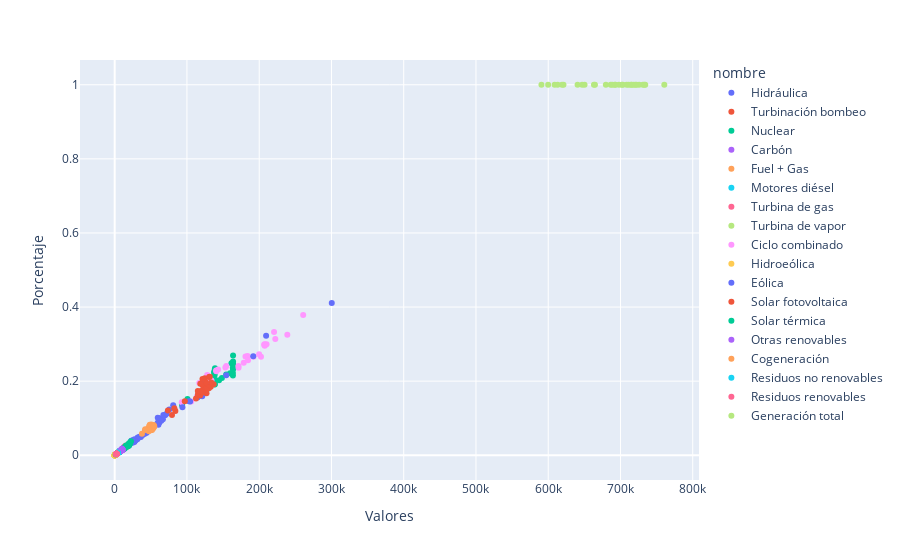

The notebook cell saved with this chart:
### Code cell
px.scatter(data_frame= df_generacion,
           x = 'Valores',
           y = 'Porcentaje',
           color = 'nombre',
           hover_name= 'nombre' )

### Figure 1 — Plotly figure (JSON) as saved in the notebook; plotly's stock layout.template omitted (floating-point values rounded to 4 significant figures)
{"data": [{"hovertemplate": "<b>%{hovertext}</b><br><br>nombre=Hidráulica<br>Valores=%{x}<br>Porcentaje=%{y}<extra></extra>", "hovertext": ["Hidráulica", "Hidráulica", "Hidráulica", "Hidráulica", "Hidráulica", "Hidráulica", "Hidráulica", "Hidráulica", "Hidráulica", "Hidráulica", "Hidráulica", "Hidráulica", "Hidráulica", "Hidráulica", "Hidráulica", "Hidráulica", "Hidráulica", "Hidráulica", "Hidráulica", "Hidráulica", "Hidráulica", "Hidráulica", "Hidráulica", "Hidráulica", "Hidráulica", "Hidráulica", "Hidráulica", "Hidráulica", "Hidráulica", "Hidráulica", "Hidráulica"], "legendgroup": "Hidráulica", "marker": {"color": "#636efa", "symbol": "circle"}, "mode": "markers", "name": "Hidráulica", "orientation": "v", "showlegend": true, "type": "scatter", "x": [22680.0, 34410.0, 36180.0, 27250.0, 24810.0, 31050.0, 24150.0, 15560.0, 31780.0, 33070.0, 29080.0, 20210.0, 31120.0, 24340.0, 23310.0, 38970.0, 40810.0, 44280.0, 41710.0, 43510.0, 27450.0, 23510.0, 25840.0, 27090.0, 27620.0, 38750.0, 41530.0, 24530.0, 22870.0, 41940.0, 43710.0], "xaxis": "x", "y": [0.03505, 0.04972, 0.04928, 0.03583, 0.03384, 0.04415, 0.03967, 0.02393, 0.04781, 0.04712, 0.0407, 0.02765, 0.04334, 0.03918, 0.03886, 0.05733, 0.05945, 0.06101, 0.05775, 0.06234, 0.04285, 0.03798, 0.03612, 0.03808, 0.03833, 0.05468, 0.05992, 0.04002, 0.03873, 0.06323, 0.06346], "yaxis": "y"}, {"hovertemplate": "<b>%{hovertext}</b><br><br>nombre=Turbinación bombeo<br>Valores=%{x}<br>Porcentaje=%{y}<extra></extra>", "hovertext": ["Turbinación bombeo", "Turbinación bombeo", "Turbinación bombeo", "Turbinación bombeo", "Turbinación bombeo", "Turbinación bombeo", "Turbinación bombeo", "Turbinación bombeo", "Turbinación bombeo", "Turbinación bombeo", "Turbinación bombeo", "Turbinación bombeo", "Turbinación bombeo", "Turbinación bombeo", "Turbinación bombeo", "Turbinación bombeo", "Turbinación bombeo", "Turbinación bombeo", "Turbinación bombeo", "Turbinación bombeo", "Turbinación bombeo", "Turbinación bombeo", "Turbinación bombeo", "Turbinación bombeo", "Turbinación bombeo", "Turbinación bombeo", "Turbinación bombeo", "Turbinación bombeo", "Turbinación bombeo", "Turbinación bombeo", "Turbinación bombeo"], "legendgroup": "Turbinación bombeo", "marker": {"color": "#EF553B", "symbol": "circle"}, "mode": "markers", "name": "Turbinación bombeo", "orientation": "v", "showlegend": true, "type": "scatter", "x": [12420.0, 5242.0, 4400.0, 7141.0, 8771.0, 10600.0, 10800.0, 11030.0, 15820.0, 7985.0, 12820.0, 16810.0, 17310.0, 16400.0, 14720.0, 14650.0, 10640.0, 12960.0, 11140.0, 11970.0, 17000.0, 15330.0, 13880.0, 10750.0, 13200.0, 7383.0, 10280.0, 12320.0, 13200.0, 13080.0, 10480.0], "xaxis": "x", "y": [0.0192, 0.007574, 0.005993, 0.009387, 0.01197, 0.01507, 0.01774, 0.01696, 0.0238, 0.01138, 0.01794, 0.02299, 0.02411, 0.0264, 0.02454, 0.02155, 0.01549, 0.01786, 0.01542, 0.01715, 0.02653, 0.02476, 0.0194, 0.01512, 0.01831, 0.01042, 0.01483, 0.0201, 0.02234, 0.01972, 0.01522], "yaxis": "y"}, {"hovertemplate": "<b>%{hovertext}</b><br><br>nombre=Nuclear<br>Valores=%{x}<br>Porcentaje=%{y}<extra></extra>", "hovertext": ["Nuclear", "Nuclear", "Nuclear", "Nuclear", "Nuclear", "Nuclear", "Nuclear", "Nuclear", "Nuclear", "Nuclear", "Nuclear", "Nuclear", "Nuclear", "Nuclear", "Nuclear", "Nuclear", "Nuclear", "Nuclear", "Nuclear", "Nuclear", "Nuclear", "Nuclear", "Nuclear", "Nuclear", "Nuclear", "Nuclear", "Nuclear", "Nuclear", "Nuclear", "Nuclear", "Nuclear"], "legendgroup": "Nuclear", "marker": {"color": "#00cc96", "symbol": "circle"}, "mode": "markers", "name": "Nuclear", "orientation": "v", "showlegend": true, "type": "scatter", "x": [163800.0, 163500.0, 163500.0, 163600.0, 162700.0, 163700.0, 163800.0, 161600.0, 163900.0, 164100.0, 144400.0, 115400.0, 127700.0, 139100.0, 138500.0, 138500.0, 138800.0, 138500.0, 138400.0, 138300.0, 138200.0, 137700.0, 138000.0, 148400.0, 159600.0, 154300.0, 137000.0, 137700.0, 138800.0, 100700.0, 93270.0], "xaxis": "x", "y": [0.2532, 0.2362, 0.2227, 0.2151, 0.222, 0.2328, 0.2691, 0.2485, 0.2466, 0.2338, 0.2021, 0.1579, 0.1778, 0.2239, 0.2309, 0.2038, 0.2022, 0.1908, 0.1916, 0.1982, 0.2157, 0.2224, 0.1929, 0.2086, 0.2216, 0.2178, 0.1977, 0.2246, 0.235, 0.1518, 0.1354], "yaxis": "y"}, {"hovertemplate": "<b>%{hovertext}</b><br><br>nombre=Carbón<br>Valores=%{x}<br>Porcentaje=%{y}<extra></extra>", "hovertext": ["Carbón", "Carbón", "Carbón", "Carbón", "Carbón", "Carbón", "Carbón", "Carbón", "Carbón", "Carbón", "Carbón", "Carbón", "Carbón", "Carbón", "Carbón", "Carbón", "Carbón", "Carbón", "Carbón", "Carbón", "Carbón", "Carbón", "Carbón", "Carbón", "Carbón", "Carbón", "Carbón", "Carbón", "Carbón", "Carbón", "Carbón"], "legendgroup": "Carbón", "marker": {"color": "#ab63fa", "symbol": "circle"}, "mode": "markers", "name": "Carbón", "orientation": "v", "showlegend": true, "type": "scatter", "x": [11480.0, 13140.0, 12800.0, 12730.0, 12940.0, 12410.0, 12100.0, 11520.0, 12920.0, 11970.0, 12900.0, 13550.0, 13200.0, 11660.0, 10730.0, 15120.0, 19460.0, 19890.0, 19830.0, 20140.0, 12660.0, 12120.0, 13780.0, 12720.0, 13600.0, 12800.0, 12860.0, 11370.0, 12240.0, 16360.0, 18240.0], "xaxis": "x", "y": [0.01774, 0.01899, 0.01743, 0.01673, 0.01765, 0.01764, 0.01987, 0.01772, 0.01944, 0.01706, 0.01806, 0.01854, 0.01839, 0.01877, 0.01788, 0.02224, 0.02835, 0.0274, 0.02746, 0.02885, 0.01975, 0.01958, 0.01926, 0.01788, 0.01887, 0.01806, 0.01855, 0.01855, 0.02072, 0.02467, 0.02648], "yaxis": "y"}, {"hovertemplate": "<b>%{hovertext}</b><br><br>nombre=Fuel + Gas<br>Valores=%{x}<br>Porcentaje=%{y}<extra></extra>", "hovertext": ["Fuel + Gas"], "legendgroup": "Fuel + Gas", "marker": {"color": "#FFA15A", "symbol": "circle"}, "mode": "markers", "name": "Fuel + Gas", "orientation": "v", "showlegend": true, "type": "scatter", "x": [-0.001], "xaxis": "x", "y": [1.388e-09], "yaxis": "y"}, {"hovertemplate": "<b>%{hovertext}</b><br><br>nombre=Motores diésel<br>Valores=%{x}<br>Porcentaje=%{y}<extra></extra>", "hovertext": ["Motores diésel", "Motores diésel", "Motores diésel", "Motores diésel", "Motores diésel", "Motores diésel", "Motores diésel", "Motores diésel", "Motores diésel", "Motores diésel", "Motores diésel", "Motores diésel", "Motores diésel", "Motores diésel", "Motores diésel", "Motores diésel", "Motores diésel", "Motores diésel", "Motores diésel", "Motores diésel", "Motores diésel", "Motores diésel", "Motores diésel", "Motores diésel", "Motores diésel", "Motores diésel", "Motores diésel", "Motores diésel", "Motores diésel", "Motores diésel", "Motores diésel"], "legendgroup": "Motores diésel", "marker": {"color": "#19d3f3", "symbol": "circle"}, "mode": "markers", "name": "Motores diésel", "orientation": "v", "showlegend": true, "type": "scatter", "x": [8002.0, 8176.0, 7349.0, 6942.0, 6896.0, 7183.0, 7680.0, 6553.0, 6491.0, 6681.0, 7016.0, 6738.0, 6893.0, 6408.0, 6303.0, 7001.0, 6416.0, 5919.0, 5954.0, 7659, 7695.0, 6580.0, 7236.0, 7788.0, 7230.0, 7839.0, 7955.0, 7535.0, 7311.0, 8277.0, 8367.0], "xaxis": "x", "y": [0.01237, 0.01181, 0.01001, 0.009127, 0.009407, 0.01021, 0.01261, 0.01008, 0.009766, 0.009518, 0.00982, 0.009218, 0.009599, 0.01032, 0.01051, 0.0103, 0.009346, 0.008155, 0.008243, 0.01097, 0.01201, 0.01063, 0.01011, 0.01095, 0.01003, 0.01106, 0.01148, 0.01229, 0.01238, 0.01248, 0.01215], "yaxis": "y"}, {"hovertemplate": "<b>%{hovertext}</b><br><br>nombre=Turbina de gas<br>Valores=%{x}<br>Porcentaje=%{y}<extra></extra>", "hovertext": ["Turbina de gas", "Turbina de gas", "Turbina de gas", "Turbina de gas", "Turbina de gas", "Turbina de gas", "Turbina de gas", "Turbina de gas", "Turbina de gas", "Turbina de gas", "Turbina de gas", "Turbina de gas", "Turbina de gas", "Turbina de gas", "Turbina de gas", "Turbina de gas", "Turbina de gas", "Turbina de gas", "Turbina de gas", "Turbina de gas", "Turbina de gas", "Turbina de gas", "Turbina de gas", "Turbina de gas", "Turbina de gas", "Turbina de gas", "Turbina de gas", "Turbina de gas", "Turbina de gas", "Turbina de gas", "Turbina de gas"], "legendgroup": "Turbina de gas", "marker": {"color": "#FF6692", "symbol": "circle"}, "mode": "markers", "name": "Turbina de gas", "orientation": "v", "showlegend": true, "type": "scatter", "x": [1915.0, 2598.0, 2802.0, 2773.0, 2751.0, 3074.0, 2142.0, 1995.0, 3068.0, 2371.0, 2011.0, 1744.0, 1559.0, 1222.0, 1361.0, 1900.0, 2318.0, 2090.0, 1939.0, 1689.0, 2080.0, 1659.0, 2860.0, 3299.0, 3058.0, 3402.0, 2838.0, 2113.0, 2138.0, 3442.0, 3338.0], "xaxis": "x", "y": [0.00296, 0.003754, 0.003815, 0.003646, 0.003753, 0.004371, 0.003517, 0.003068, 0.004615, 0.003379, 0.002815, 0.002386, 0.002171, 0.001968, 0.002269, 0.002795, 0.003377, 0.00288, 0.002685, 0.00242, 0.003247, 0.00268, 0.003997, 0.004638, 0.004245, 0.004801, 0.004094, 0.003446, 0.00362, 0.005189, 0.004847], "yaxis": "y"}, {"hovertemplate": "<b>%{hovertext}</b><br><br>nombre=Turbina de vapor<br>Valores=%{x}<br>Porcentaje=%{y}<extra></extra>", "hovertext": ["Turbina de vapor", "Turbina de vapor", "Turbina de vapor", "Turbina de vapor", "Turbina de vapor", "Turbina de vapor", "Turbina de vapor", "Turbina de vapor", "Turbina de vapor", "Turbina de vapor", "Turbina de vapor", "Turbina de vapor", "Turbina de vapor", "Turbina de vapor", "Turbina de vapor", "Turbina de vapor", "Turbina de vapor", "Turbina de vapor", "Turbina de vapor", "Turbina de vapor", "Turbina de vapor", "Turbina de vapor", "Turbina de vapor", "Turbina de vapor", "Turbina de vapor", "Turbina de vapor", "Turbina de vapor", "Turbina de vapor", "Turbina de vapor", "Turbina de vapor", "Turbina de vapor"], "legendgroup": "Turbina de vapor", "marker": {"color": "#B6E880", "symbol": "circle"}, "mode": "markers", "name": "Turbina de vapor", "orientation": "v", "showlegend": true, "type": "scatter", "x": [4250.0, 4804.0, 3974.0, 3295.0, 2695.0, 2756.0, 2921.0, 2875.0, 3207.0, 3308.0, 3272.0, 3409.0, 3504.0, 3310.0, 3177.0, 4153.0, 3578.0, 3393.0, 3515.0, 4475.0, 3879.0, 3686.0, 3804.0, 3988.0, 4626.0, 4715.0, 4919.0, 4981.0, 4575.0, 4451.0, 4839.0], "xaxis": "x", "y": [0.006569, 0.006941, 0.005412, 0.004332, 0.003677, 0.003919, 0.004797, 0.004421, 0.004825, 0.004713, 0.004579, 0.004663, 0.00488, 0.005329, 0.005297, 0.006109, 0.005213, 0.004675, 0.004867, 0.006413, 0.006055, 0.005954, 0.005316, 0.005607, 0.00642, 0.006654, 0.007097, 0.008125, 0.007746, 0.00671, 0.007025], "yaxis": "y"}, {"hovertemplate": "<b>%{hovertext}</b><br><br>nombre=Ciclo combinado<br>Valores=%{x}<br>Porcentaje=%{y}<extra></extra>", "hovertext": ["Ciclo combinado", "Ciclo combinado", "Ciclo combinado", "Ciclo combinado", "Ciclo combinado", "Ciclo combinado", "Ciclo combinado", "Ciclo combinado", "Ciclo combinado", "Ciclo combinado", "Ciclo combinado", "Ciclo combinado", "Ciclo combinado", "Ciclo combinado", "Ciclo combinado", "Ciclo combinado", "Ciclo combinado", "Ciclo combinado", "Ciclo combinado", "Ciclo combinado", "Ciclo combinado", "Ciclo combinado", "Ciclo combinado", "Ciclo combinado", "Ciclo combinado", "Ciclo combinado", "Ciclo combinado", "Ciclo combinado", "Ciclo combinado", "Ciclo combinado", "Ciclo combinado"], "legendgroup": "Ciclo combinado", "marker": {"color": "#FF97FF", "symbol": "circle"}, "mode": "markers", "name": "Ciclo combinado", "orientation": "v", "showlegend": true, "type": "scatter", "x": [153200.0, 207400.0, 238900.0, 202500.0, 199800.0, 207600.0, 123900.0, 92830.0, 133900.0, 210200.0, 126700.0, 105900.0, 114000.0, 140600.0, 117100.0, 181000.0, 183900.0, 171400.0, 192100.0, 208100.0, 154400.0, 143100.0, 178600.0, 171400.0, 184500.0, 222300.0, 206900.0, 140300.0, 128000.0, 220600.0, 260800.0], "xaxis": "x", "y": [0.2368, 0.2997, 0.3254, 0.2662, 0.2726, 0.2952, 0.2035, 0.1428, 0.2015, 0.2994, 0.1774, 0.1448, 0.1588, 0.2264, 0.1952, 0.2663, 0.2678, 0.2362, 0.2659, 0.2981, 0.2411, 0.2312, 0.2496, 0.2409, 0.2561, 0.3137, 0.2985, 0.2289, 0.2167, 0.3325, 0.3787], "yaxis": "y"}, {"hovertemplate": "<b>%{hovertext}</b><br><br>nombre=Hidroeólica<br>Valores=%{x}<br>Porcentaje=%{y}<extra></extra>", "hovertext": ["Hidroeólica", "Hidroeólica", "Hidroeólica", "Hidroeólica", "Hidroeólica", "Hidroeólica", "Hidroeólica", "Hidroeólica", "Hidroeólica", "Hidroeólica", "Hidroeólica", "Hidroeólica", "Hidroeólica", "Hidroeólica", "Hidroeólica", "Hidroeólica", "Hidroeólica", "Hidroeólica", "Hidroeólica", "Hidroeólica", "Hidroeólica", "Hidroeólica", "Hidroeólica", "Hidroeólica", "Hidroeólica", "Hidroeólica", "Hidroeólica", "Hidroeólica", "Hidroeólica", "Hidroeólica", "Hidroeólica"], "legendgroup": "Hidroeólica", "marker": {"color": "#FECB52", "symbol": "circle"}, "mode": "markers", "name": "Hidroeólica", "orientation": "v", "showlegend": true, "type": "scatter", "x": [5.401, 28.65, 37.99, 49.62, 75.19, 71.51, 24.82, 71.8, 82.06, 97.68, 42.12, 43.43, 49.38, 50.17, 40.15, 54.19, 69.27, 93.93, 95.33, 28.09, -2.192, -0.077, 2.047, 21.27, 26.19, 2.947, 3.604, 4.891, 13.57, 10.62, 6.117], "xaxis": "x", "y": [8.349e-06, 4.139e-05, 5.174e-05, 6.524e-05, 0.0001026, 0.0001017, 4.076e-05, 0.0001104, 0.0001235, 0.0001392, 5.896e-05, 5.941e-05, 6.876e-05, 8.077e-05, 6.693e-05, 7.972e-05, 0.0001009, 0.0001294, 0.000132, 4.025e-05, 3.422e-06, 1.244e-07, 2.861e-06, 2.99e-05, 3.635e-05, 4.159e-06, 5.2e-06, 7.978e-06, 2.298e-05, 1.6e-05, 8.88e-06], "yaxis": "y"}, {"hovertemplate": "<b>%{hovertext}</b><br><br>nombre=Eólica<br>Valores=%{x}<br>Porcentaje=%{y}<extra></extra>", "hovertext": ["Eólica", "Eólica", "Eólica", "Eólica", "Eólica", "Eólica", "Eólica", "Eólica", "Eólica", "Eólica", "Eólica", "Eólica", "Eólica", "Eólica", "Eólica", "Eólica", "Eólica", "Eólica", "Eólica", "Eólica", "Eólica", "Eólica", "Eólica", "Eólica", "Eólica", "Eólica", "Eólica", "Eólica", "Eólica", "Eólica", "Eólica"], "legendgroup": "Eólica", "marker": {"color": "#636efa", "symbol": "circle"}, "mode": "markers", "name": "Eólica", "orientation": "v", "showlegend": true, "type": "scatter", "x": [69830.0, 54170.0, 60510.0, 121100.0, 114400.0, 102700.0, 123200.0, 209500.0, 127100.0, 61870.0, 154400.0, 300400.0, 191700.0, 62210.0, 80960.0, 59480.0, 66700.0, 119100.0, 93720.0, 48740.0, 71790.0, 67340.0, 123200.0, 123400.0, 104400.0, 50450.0, 64420.0, 75520.0, 59590.0, 53810.0, 40360.0], "xaxis": "x", "y": [0.1079, 0.07827, 0.08241, 0.1593, 0.1561, 0.1461, 0.2023, 0.3222, 0.1912, 0.08815, 0.216, 0.411, 0.267, 0.1002, 0.135, 0.0875, 0.09717, 0.1641, 0.1298, 0.06985, 0.1121, 0.1088, 0.1721, 0.1735, 0.1448, 0.0712, 0.09295, 0.1232, 0.1009, 0.08113, 0.0586], "yaxis": "y"}, {"hovertemplate": "<b>%{hovertext}</b><br><br>nombre=Solar fotovoltaica<br>Valores=%{x}<br>Porcentaje=%{y}<extra></extra>", "hovertext": ["Solar fotovoltaica", "Solar fotovoltaica", "Solar fotovoltaica", "Solar fotovoltaica", "Solar fotovoltaica", "Solar fotovoltaica", "Solar fotovoltaica", "Solar fotovoltaica", "Solar fotovoltaica", "Solar fotovoltaica", "Solar fotovoltaica", "Solar fotovoltaica", "Solar fotovoltaica", "Solar fotovoltaica", "Solar fotovoltaica", "Solar fotovoltaica", "Solar fotovoltaica", "Solar fotovoltaica", "Solar fotovoltaica", "Solar fotovoltaica", "Solar fotovoltaica", "Solar fotovoltaica", "Solar fotovoltaica", "Solar fotovoltaica", "Solar fotovoltaica", "Solar fotovoltaica", "Solar fotovoltaica", "Solar fotovoltaica", "Solar fotovoltaica", "Solar fotovoltaica", "Solar fotovoltaica"], "legendgroup": "Solar fotovoltaica", "marker": {"color": "#EF553B", "symbol": "circle"}, "mode": "markers", "name": "Solar fotovoltaica", "orientation": "v", "showlegend": true, "type": "scatter", "x": [121900.0, 118200.0, 118200.0, 127000.0, 112500.0, 83970.0, 73570.0, 82520.0, 97000.0, 115100.0, 136900.0, 79270.0, 133000.0, 131600.0, 124600.0, 133600.0, 127300.0, 124400.0, 130400.0, 128500.0, 126400.0, 130700.0, 126600.0, 120700.0, 121800.0, 121500.0, 120700.0, 118500.0, 121500.0, 115100.0, 118800.0], "xaxis": "x", "y": [0.1884, 0.1708, 0.1609, 0.167, 0.1535, 0.1194, 0.1208, 0.1269, 0.1459, 0.164, 0.1917, 0.1084, 0.1852, 0.2119, 0.2078, 0.1966, 0.1854, 0.1715, 0.1806, 0.1841, 0.1973, 0.2112, 0.177, 0.1697, 0.1691, 0.1715, 0.1742, 0.1933, 0.2057, 0.1734, 0.1725], "yaxis": "y"}, {"hovertemplate": "<b>%{hovertext}</b><br><br>nombre=Solar térmica<br>Valores=%{x}<br>Porcentaje=%{y}<extra></extra>", "hovertext": ["Solar térmica", "Solar térmica", "Solar térmica", "Solar térmica", "Solar térmica", "Solar térmica", "Solar térmica", "Solar térmica", "Solar térmica", "Solar térmica", "Solar térmica", "Solar térmica", "Solar térmica", "Solar térmica", "Solar térmica", "Solar térmica", "Solar térmica", "Solar térmica", "Solar térmica", "Solar térmica", "Solar térmica", "Solar térmica", "Solar térmica", "Solar térmica", "Solar térmica", "Solar térmica", "Solar térmica", "Solar térmica", "Solar térmica", "Solar térmica", "Solar térmica"], "legendgroup": "Solar térmica", "marker": {"color": "#00cc96", "symbol": "circle"}, "mode": "markers", "name": "Solar térmica", "orientation": "v", "showlegend": true, "type": "scatter", "x": [15360.0, 14420.0, 18170.0, 19160.0, 14430.0, 6282.0, 1329.0, 2884.0, 4759.0, 16800.0, 20320.0, 5231.0, 12840.0, 19950.0, 22560.0, 20530.0, 21100.0, 19450.0, 18620.0, 19660.0, 19700.0, 21470.0, 18330.0, 16070.0, 13370.0, 15050.0, 12170.0, 10160.0, 15610.0, 14940.0, 15090.0], "xaxis": "x", "y": [0.02374, 0.02083, 0.02475, 0.02519, 0.01969, 0.008932, 0.002183, 0.004435, 0.00716, 0.02393, 0.02844, 0.007156, 0.01788, 0.03212, 0.0376, 0.0302, 0.03074, 0.0268, 0.02578, 0.02818, 0.03075, 0.03469, 0.02561, 0.02259, 0.01856, 0.02124, 0.01757, 0.01657, 0.02643, 0.02253, 0.02191], "yaxis": "y"}, {"hovertemplate": "<b>%{hovertext}</b><br><br>nombre=Otras renovables<br>Valores=%{x}<br>Porcentaje=%{y}<extra></extra>", "hovertext": ["Otras renovables", "Otras renovables", "Otras renovables", "Otras renovables", "Otras renovables", "Otras renovables", "Otras renovables", "Otras renovables", "Otras renovables", "Otras renovables", "Otras renovables", "Otras renovables", "Otras renovables", "Otras renovables", "Otras renovables", "Otras renovables", "Otras renovables", "Otras renovables", "Otras renovables", "Otras renovables", "Otras renovables", "Otras renovables", "Otras renovables", "Otras renovables", "Otras renovables", "Otras renovables", "Otras renovables", "Otras renovables", "Otras renovables", "Otras renovables", "Otras renovables"], "legendgroup": "Otras renovables", "marker": {"color": "#ab63fa", "symbol": "circle"}, "mode": "markers", "name": "Otras renovables", "orientation": "v", "showlegend": true, "type": "scatter", "x": [10430.0, 10110.0, 10870.0, 10820.0, 10620.0, 10810.0, 9480.0, 7427.0, 7906.0, 8720.0, 8347.0, 8638.0, 8869.0, 8998.0, 7589.0, 7919.0, 7809.0, 7818.0, 7734.0, 7933.0, 8141.0, 7085.0, 7468.0, 9854.0, 10250.0, 10110.0, 10830.0, 10400.0, 9847.0, 10100.0, 10460.0], "xaxis": "x", "y": [0.01612, 0.01461, 0.0148, 0.01423, 0.01449, 0.01537, 0.01557, 0.01142, 0.01189, 0.01242, 0.01168, 0.01182, 0.01235, 0.01449, 0.01265, 0.01165, 0.01138, 0.01077, 0.01071, 0.01137, 0.01271, 0.01144, 0.01044, 0.01385, 0.01423, 0.01428, 0.01563, 0.01697, 0.01667, 0.01523, 0.01518], "yaxis": "y"}, {"hovertemplate": "<b>%{hovertext}</b><br><br>nombre=Cogeneración<br>Valores=%{x}<br>Porcentaje=%{y}<extra></extra>", "hovertext": ["Cogeneración", "Cogeneración", "Cogeneración", "Cogeneración", "Cogeneración", "Cogeneración", "Cogeneración", "Cogeneración", "Cogeneración", "Cogeneración", "Cogeneración", "Cogeneración", "Cogeneración", "Cogeneración", "Cogeneración", "Cogeneración", "Cogeneración", "Cogeneración", "Cogeneración", "Cogeneración", "Cogeneración", "Cogeneración", "Cogeneración", "Cogeneración", "Cogeneración", "Cogeneración", "Cogeneración", "Cogeneración", "Cogeneración", "Cogeneración", "Cogeneración"], "legendgroup": "Cogeneración", "marker": {"color": "#FFA15A", "symbol": "circle"}, "mode": "markers", "name": "Cogeneración", "orientation": "v", "showlegend": true, "type": "scatter", "x": [45450.0, 49570.0, 51010.0, 51680.0, 53490.0, 54780.0, 47630.0, 37680.0, 50170.0, 52970.0, 49710.0, 47310.0, 50000.0, 48660.0, 42270.0, 49990.0, 50970.0, 49620.0, 50450.0, 50700.0, 44710.0, 42110.0, 49200.0, 49220.0, 50470.0, 53120.0, 53830.0, 50790.0, 48590.0, 53970.0, 54220.0], "xaxis": "x", "y": [0.07025, 0.07163, 0.06947, 0.06794, 0.07297, 0.0779, 0.07823, 0.05794, 0.07547, 0.07547, 0.06957, 0.06472, 0.06962, 0.07834, 0.07046, 0.07355, 0.07425, 0.06837, 0.06985, 0.07264, 0.06979, 0.06802, 0.06876, 0.0692, 0.07004, 0.07498, 0.07768, 0.08286, 0.08226, 0.08136, 0.07872], "yaxis": "y"}, {"hovertemplate": "<b>%{hovertext}</b><br><br>nombre=Residuos no renovables<br>Valores=%{x}<br>Porcentaje=%{y}<extra></extra>", "hovertext": ["Residuos no renovables", "Residuos no renovables", "Residuos no renovables", "Residuos no renovables", "Residuos no renovables", "Residuos no renovables", "Residuos no renovables", "Residuos no renovables", "Residuos no renovables", "Residuos no renovables", "Residuos no renovables", "Residuos no renovables", "Residuos no renovables", "Residuos no renovables", "Residuos no renovables", "Residuos no renovables", "Residuos no renovables", "Residuos no renovables", "Residuos no renovables", "Residuos no renovables", "Residuos no renovables", "Residuos no renovables", "Residuos no renovables", "Residuos no renovables", "Residuos no renovables", "Residuos no renovables", "Residuos no renovables", "Residuos no renovables", "Residuos no renovables", "Residuos no renovables", "Residuos no renovables"], "legendgroup": "Residuos no renovables", "marker": {"color": "#19d3f3", "symbol": "circle"}, "mode": "markers", "name": "Residuos no renovables", "orientation": "v", "showlegend": true, "type": "scatter", "x": [3865.0, 3911.0, 3526.0, 2975.0, 3780.0, 3840.0, 3723.0, 3757.0, 3934.0, 4036.0, 3978.0, 3902.0, 3896.0, 4144.0, 4075.0, 4180.0, 4074.0, 4202.0, 4032.0, 3915.0, 3905.0, 3961.0, 4023.0, 4001.0, 4025.0, 4031.0, 4070.0, 4239.0, 4018.0, 4155.0, 4252.0], "xaxis": "x", "y": [0.005974, 0.00565, 0.004803, 0.003912, 0.005158, 0.00546, 0.006115, 0.005778, 0.005919, 0.005751, 0.005568, 0.005338, 0.005425, 0.006671, 0.006792, 0.006149, 0.005935, 0.005789, 0.005582, 0.00561, 0.006096, 0.006399, 0.005622, 0.005625, 0.005586, 0.005689, 0.005873, 0.006916, 0.006804, 0.006264, 0.006173], "yaxis": "y"}, {"hovertemplate": "<b>%{hovertext}</b><br><br>nombre=Residuos renovables<br>Valores=%{x}<br>Porcentaje=%{y}<extra></extra>", "hovertext": ["Residuos renovables", "Residuos renovables", "Residuos renovables", "Residuos renovables", "Residuos renovables", "Residuos renovables", "Residuos renovables", "Residuos renovables", "Residuos renovables", "Residuos renovables", "Residuos renovables", "Residuos renovables", "Residuos renovables", "Residuos renovables", "Residuos renovables", "Residuos renovables", "Residuos renovables", "Residuos renovables", "Residuos renovables", "Residuos renovables", "Residuos renovables", "Residuos renovables", "Residuos renovables", "Residuos renovables", "Residuos renovables", "Residuos renovables", "Residuos renovables", "Residuos renovables", "Residuos renovables", "Residuos renovables", "Residuos renovables"], "legendgroup": "Residuos renovables", "marker": {"color": "#FF6692", "symbol": "circle"}, "mode": "markers", "name": "Residuos renovables", "orientation": "v", "showlegend": true, "type": "scatter", "x": [2417.0, 2421.0, 2067.0, 1571.0, 2299.0, 2406.0, 2384.0, 2473.0, 2605.0, 2621.0, 2560.0, 2416.0, 2391.0, 2479.0, 2550.0, 2650.0, 2539.0, 2655.0, 2660.0, 2616.0, 2606.0, 2674.0, 2715.0, 2691.0, 2713.0, 2733.0, 2739.0, 2595.0, 2420.0, 2438.0, 2494.0], "xaxis": "x", "y": [0.003736, 0.003498, 0.002815, 0.002065, 0.003136, 0.003422, 0.003915, 0.003803, 0.00392, 0.003734, 0.003583, 0.003306, 0.003329, 0.003991, 0.00425, 0.003899, 0.003699, 0.003658, 0.003683, 0.003749, 0.004068, 0.00432, 0.003794, 0.003784, 0.003765, 0.003857, 0.003952, 0.004234, 0.004097, 0.003675, 0.003621], "yaxis": "y"}, {"hovertemplate": "<b>%{hovertext}</b><br><br>nombre=Generación total<br>Valores=%{x}<br>Porcentaje=%{y}<extra></extra>", "hovertext": ["Generación total", "Generación total", "Generación total", "Generación total", "Generación total", "Generación total", "Generación total", "Generación total", "Generación total", "Generación total", "Generación total", "Generación total", "Generación total", "Generación total", "Generación total", "Generación total", "Generación total", "Generación total", "Generación total", "Generación total", "Generación total", "Generación total", "Generación total", "Generación total", "Generación total", "Generación total", "Generación total", "Generación total", "Generación total", "Generación total", "Generación total"], "legendgroup": "Generación total", "marker": {"color": "#B6E880", "symbol": "circle"}, "mode": "markers", "name": "Generación total", "orientation": "v", "showlegend": true, "type": "scatter", "x": [646900.0, 692100.0, 734300.0, 760700.0, 733000.0, 703300.0, 608900.0, 650300.0, 664700.0, 701900.0, 714500.0, 731000.0, 718100.0, 621100.0, 599900.0, 679800.0, 686400.0, 725800.0, 722300.0, 697900.0, 640600.0, 619100.0, 715500.0, 711300.0, 720500.0, 708500.0, 693000.0, 613000.0, 590600.0, 663300.0, 688800.0], "xaxis": "x", "y": [1, 1, 1, 1, 1, 1, 1, 1, 1, 1, 1, 1, 1, 1, 1, 1, 1, 1, 1, 1, 1, 1, 1, 1, 1, 1, 1, 1, 1, 1, 1], "yaxis": "y"}], "layout": {"legend": {"title": {"text": "nombre"}, "tracegroupgap": 0}, "margin": {"t": 60}, "xaxis": {"anchor": "y", "domain": [0, 1], "title": {"text": "Valores"}}, "yaxis": {"anchor": "x", "domain": [0, 1], "title": {"text": "Porcentaje"}}}}
